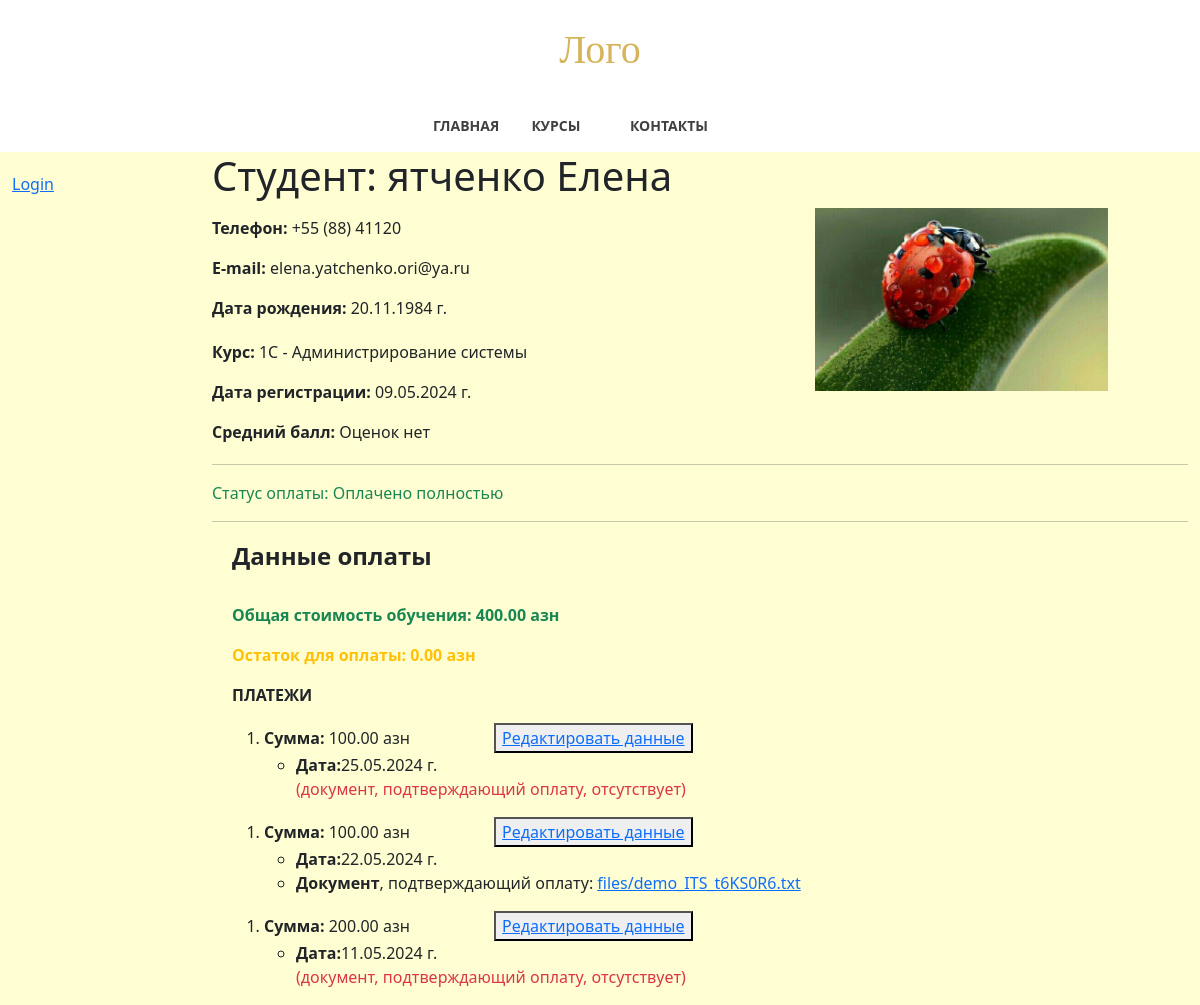
/main/student/1, run on the app's committed database.
### students_app/models.py (models this page shows, shortened)
class Student(models.Model):
    related_user = models.ForeignKey(User, on_delete=models.CASCADE)
    name = models.CharField(verbose_name="Имя", max_length=50)
    surname = models.CharField(verbose_name="Фамилия", max_length=100)
    phone = models.CharField(verbose_name="Номер телефона", max_length=50)
    date_of_birth = models.DateField()
    course = models.ForeignKey(Course, on_delete=models.PROTECT)
    photo = models.ImageField(upload_to="images/", blank=True, null=True)
    @property
    def full_name(self):
        return f"{self.surname} {self.name}"
    STUDENT_STATUS = [
        ("r", "requested"),
        ("a", "approved"),
        ("f", "finished"),
    ]
    status = models.CharField(
        max_length=50,
        choices=STUDENT_STATUS,
        default="r",
        help_text="Статус студента",
    )
    request_date = models.DateField(auto_now_add=True)
    reg_date = models.DateField(blank=True, null=True)
    updated = models.DateField(auto_now=True)
    is_paid = models.BooleanField(default=False)
    is_deleted = models.BooleanField(default=False)
    deleted = models.DateField(auto_now=True)
    def average_mark(self):
        mark_list = [perf.mark for perf in self.performance_set.all()]
        if mark_list:
            return round(sum(mark_list) / len(mark_list), 2)
        else:
            return "Оценок нет"
    def rest_of_payment(self):
        paid = sum([payment.amount for payment in self.payment_set.all()])
        rest = self.course.total_cost() - paid
        return rest
    class Meta:
        ordering = ["name"]

class Course(models.Model):
    name = models.CharField(max_length=200)
    category = models.ForeignKey(Category, on_delete=models.SET_NULL, null=True)
    summary = models.TextField(max_length=1000, help_text="Краткое описание курса")
    lasting = models.IntegerField(
        default=1, help_text="Продолжительность курса, в месяцах"
    )
    cost = models.DecimalField(
        max_digits=8, decimal_places=2, help_text="Стоимость в месяц, азн"
    )
    added = models.DateField(auto_now_add=True)
    rating = models.DecimalField(max_digits=3, decimal_places=2, blank=True, null=True)
    is_deleted = models.BooleanField(default=False)
    deleted = models.DateField(auto_now=True)
    views_num = models.IntegerField(default=0)
    def total_cost(self):
        return self.lasting * self.cost
    class Meta:
        ordering = ["-name"]
    def __str__(self):
        return self.name

class Payment(models.Model):
    student = models.ForeignKey(Student, on_delete=models.CASCADE)
    amount = models.DecimalField(verbose_name="Сумма", max_digits=8, decimal_places=2)
    paid_date = models.DateField(verbose_name="Дата оплаты", default=date.today)
    document = models.FileField(upload_to="files/", null=True, blank=True)
    added = models.DateField(auto_now_add=True)
    updated = models.DateField(auto_now=True)
    class Meta:
        ordering = ["-paid_date"]
        permissions = (("can_mark_returned", "Set book as returned"),)

### students_app/views.py (the view)
# urls.py: path("student/<int:id>", views.student_detail, name="student-detail"),
def student_detail(request, id):
    student = Student.objects.filter(pk=id, is_deleted=False).first()
    payments = Payment.objects.filter(student=student)
    return render(
        request,
        "students_app/student_detail.html",
        context={"student": student, "payments": payments},
    )

### students_app/templates/students_app/student_detail.html (shortened to what this page needs)
{% extends "base.html" %}
{% block content %}
<h1>Студент: {{ student.full_name }}</h1>
{% if student.photo %}
<p class="photo">
    <img src="{{ student.photo.url }}" class="img-responsive" style="width: 30%; float: right; margin-right: 80px;"
        alt="Ваше фото">
</p>
{% endif %}
<p><strong>Телефон:</strong> {{student.phone}}</p>
<p><strong>E-mail:</strong> {{student.related_user.email}}</p>
<p><strong>Дата рождения:</strong> {{student.date_of_birth|date:"d.m.Y"}} г.</p>
{% if student.status == 'r' %}
<br>
<p><strong>Дата подачи заявки:</strong> {{student.request_date|date:"d.m.Y"}} г.</p>
<button type="button"><a href="{% url 'student-approve' student.pk %}?next={{request.path}}">
        Обработать заявку</a></button>
{% else %}
<div style="margin-top:20px; margin-bottom:20px;">
    <p><strong>Курс:</strong> {{student.course }}</p>
    <p><strong>Дата регистрации:</strong> {{student.reg_date|date:"d.m.Y"}} г.</p>
    <p><strong>Средний балл:</strong> {{student.average_mark}}</p>
</div>
<hr>
<p class="{% if student.is_paid %}text-success{% elif not payments %}text-danger{% else %}text-warning{% endif %}">
    Статус оплаты: {% if student.is_paid %}Оплачено полностью
    {% elif not payments %}Оплаты нет
    {% else %}Оплачено частично{% endif %}</p>
<hr>
<div style="margin-left:20px;margin-top:20px">
    <h4><strong>Данные оплаты</strong></h4>
    <br>
    <p class="text-success"><strong>Общая стоимость обучения: {{ student.course.total_cost}} азн</strong>
    </p>
    <p class="text-warning"><strong>Остаток для оплаты: {{ student.rest_of_payment}} азн</strong>
    </p>
    {% if payments %}
    <p><b>ПЛАТЕЖИ</b></p>
    {% for payment in payments %}
    <ol>
        <li><strong>Сумма: </strong>{{ payment.amount }} азн
            <button type="button" style="margin-left:80px"><a href="{% url 'payment-update' student.id payment.id %}">
                    Редактировать данные</a></button>
            <ul>
                <li><strong>Дата:</strong>{{ payment.paid_date|date:"d.m.Y" }} г.</li>
                {% if payment.document %}
                <li><strong>Документ</strong>, подтверждающий оплату:
                    <a href="{{ payment.document.url }}">{{ payment.document.name }}</a>
                </li>
                {% else %}
                <li class="text-danger" style='list-style-type:none'>(документ, подтверждающий оплату, отсутствует)</li>
                {% endif %}
        </li>
    </ol>
    {% endfor %}
    {% else %}<p class="text-danger"><b>Нет зарегистрированных платежей!</b></p>
    {% endif %}
</div>
{% endif %}
{% endblock %}

### students_app/static/students_app/css/styles.css (style rules this page uses)
* { box-sizing: border-box; }
body { margin: 0; background: rgb(255, 254, 210); }

### data on the page
Student: full_name "ятченко Елена", photo (picture), phone "+55 (88) 41120", related_user.email "elena.yatchenko.ori@ya.ru", date_of_birth "20.11.1984", course "1С - Администрирование системы", reg_date "09.05.2024", average_mark "Оценок нет", course.total_cost "400.00", rest_of_payment "0.00"
Payment: amount "100.00", paid_date "25.05.2024", shows "(документ, подтверждающий оплату, отсутствует)"
Payment: amount "100.00", paid_date "22.05.2024", document.name "files/demo_ITS_t6KS0R6.txt"
Payment: amount "200.00", paid_date "11.05.2024", shows "(документ, подтверждающий оплату, отсутствует)"
